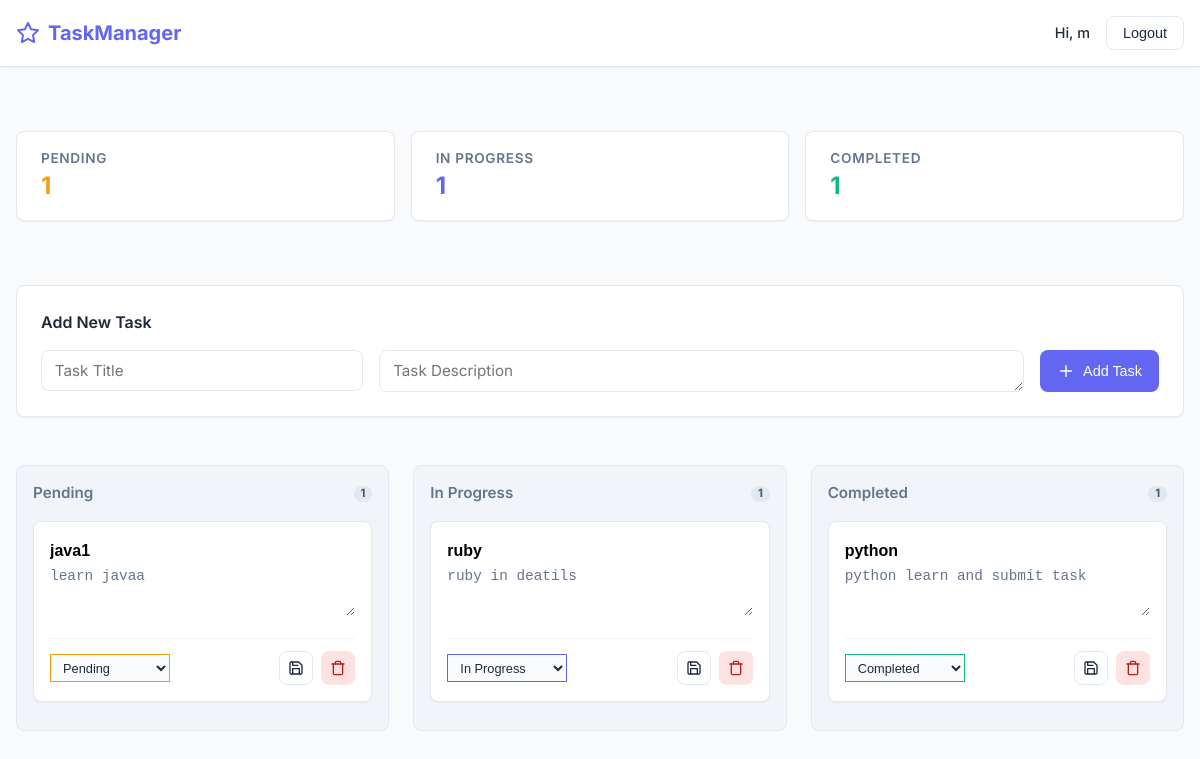
/tasks/dashboard (signed in), run on an earlier commit of the app's database.
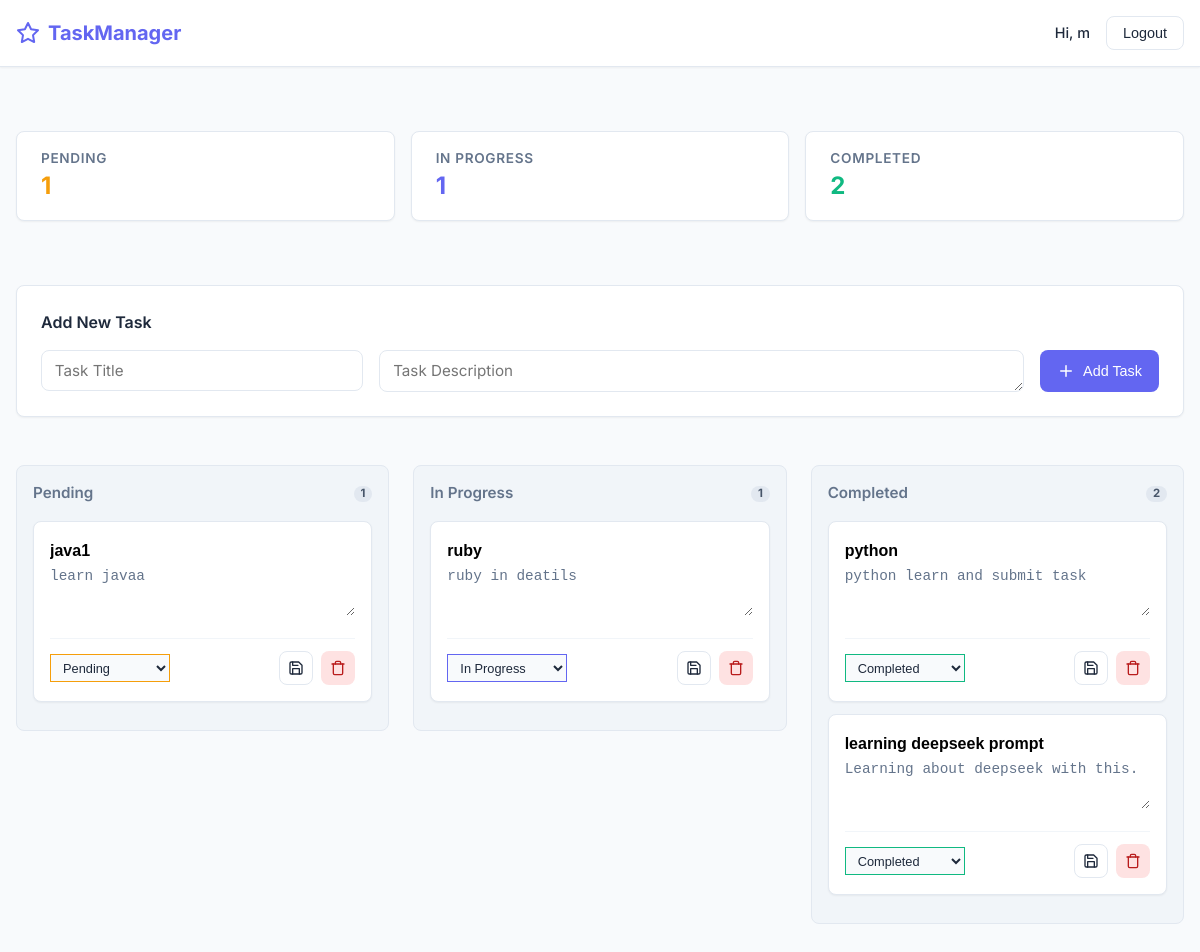
And on a later commit of the database.
### app/models/task.py (models this page shows)
class Task(db.Model):
    __tablename__ = "tasks"
    id = db.Column(db.Integer, primary_key=True)
    title = db.Column(db.String(200), nullable=False)
    description = db.Column(db.Text, nullable=False)
    status = db.Column(db.String(50), default="pending")
    user_id = db.Column(db.Integer, db.ForeignKey("user.id"), nullable=False)

### app/routes/tasks.py (the view)
@tasks_bp.route("/dashboard")
@login_required
def dashboard():
    tasks = Task.query.filter_by(user_id=session["user_id"]).all()
    counts = {
        "pending": sum(t.status == "pending" for t in tasks),
        "in_progress": sum(t.status == "in-progress" for t in tasks),
        "completed": sum(t.status == "completed" for t in tasks),
    }
    return render_template("tasks/dashboard.html", tasks=tasks, counts=counts)

### app/__init__.py (called while the page is built)
def create_app():
    app = Flask(__name__)
    app.config.from_object(Config)
    @app.after_request
    def add_no_cache_headers(response):
        response.headers["Cache-Control"] = "no-store, no-cache, must-revalidate, max-age=0"
        response.headers["Pragma"] = "no-cache"
        response.headers["Expires"] = "0"
        return response
    db.init_app(app)
    app.register_blueprint(home_bp)
    app.register_blueprint(auth_bp)
    app.register_blueprint(tasks_bp)
    with app.app_context():
        db.create_all()
    return app

### app/routes/auth.py (called while the page is built)
def login_required(f):
    @wraps(f)
    def decorated(*args, **kwargs):
        if "username" not in session:
            return redirect(url_for("auth.login"))
        return f(*args, **kwargs)
    return decorated

### app/templates/tasks/dashboard.html (shortened to what the changed rows need)
{% extends "base.html" %}
{% block content %}
<div class="dashboard-layout">
    <div class="stats-bar">
        <div class="stat-card">
            <span class="stat-label">Completed</span>
            <span class="stat-value" style="color: var(--success)">{{ counts.completed }}</span>
        </div>
    </div>
    <div class="task-board">
        {% for status, label in [('pending','Pending'),('in-progress','In Progress'),('completed','Completed')] %}
        <div class="task-column">
            <div class="column-header">
                {{ label }}
                <span class="badge badge-count">
                    {% set count = 0 %}
                    {% for task in tasks if task.status == status %}{% set count = count + 1 %}{% endfor -%}
                    {{ namespace(val=0).val + (tasks|selectattr("status", "equalto", status)|list|length) }}
                </span>
            </div>
            {% for task in tasks if task.status == status %}
            <div class="task-card" data-id="{{ task.id }}">
                <input class="title task-input-title" value="{{ task.title }}">
                <textarea class="desc task-textarea-desc"
                    oninput="this.style.height = ''; this.style.height = this.scrollHeight + 'px'">{{ task.description }}</textarea>
                <div class="task-actions">
                    <select class="status task-status-select form-select" onchange="saveTask({{ task.id }})"
                        style="border-color: {% if task.status == 'completed' %}var(--success){% elif task.status == 'in-progress' %}var(--primary){% else %}var(--warning){% endif %}; color: inherit;">
                        <option value="pending" {% if task.status=='pending' %}selected{% endif %}>Pending</option>
                        <option value="in-progress" {% if task.status=='in-progress' %}selected{% endif %}>In Progress
                        </option>
                        <option value="completed" {% if task.status=='completed' %}selected{% endif %}>Completed
                        </option>
                    </select>
                    <div style="display: flex; gap: 0.5rem;">
                        <button type="button" class="btn btn-outline btn-icon" onclick="saveTask({{ task.id }})"
                            title="Save Changes">
                        </button>
                        <button type="button" class="btn btn-danger btn-icon" onclick="deleteTask({{ task.id }})"
                            title="Delete Task">
                            <svg width="16" height="16" viewBox="0 0 24 24" fill="none" stroke="currentColor"
                                stroke-width="2" stroke-linecap="round" stroke-linejoin="round">
                                <polyline points="3 6 5 6 21 6"></polyline>
                                <path
                                    d="M19 6v14a2 2 0 0 1-2 2H7a2 2 0 0 1-2-2V6m3 0V4a2 2 0 0 1 2-2h4a2 2 0 0 1 2 2v2">
                                </path>
                            </svg>
                        </button>
                    </div>
                </div>
            </div>
            {% endfor %}
        </div>
        {% endfor %}
    </div>
</div>
{% endblock %}

What changed in the data, as far as the page shows it:
added Task: title "learning deepseek prompt", description "Learning about deepseek with this.", status+id "Completed"
Also different on the page:
{{ counts.completed }}: "1" → "2"
new list line: "Completed 2"
list line gone: "Completed 1"
